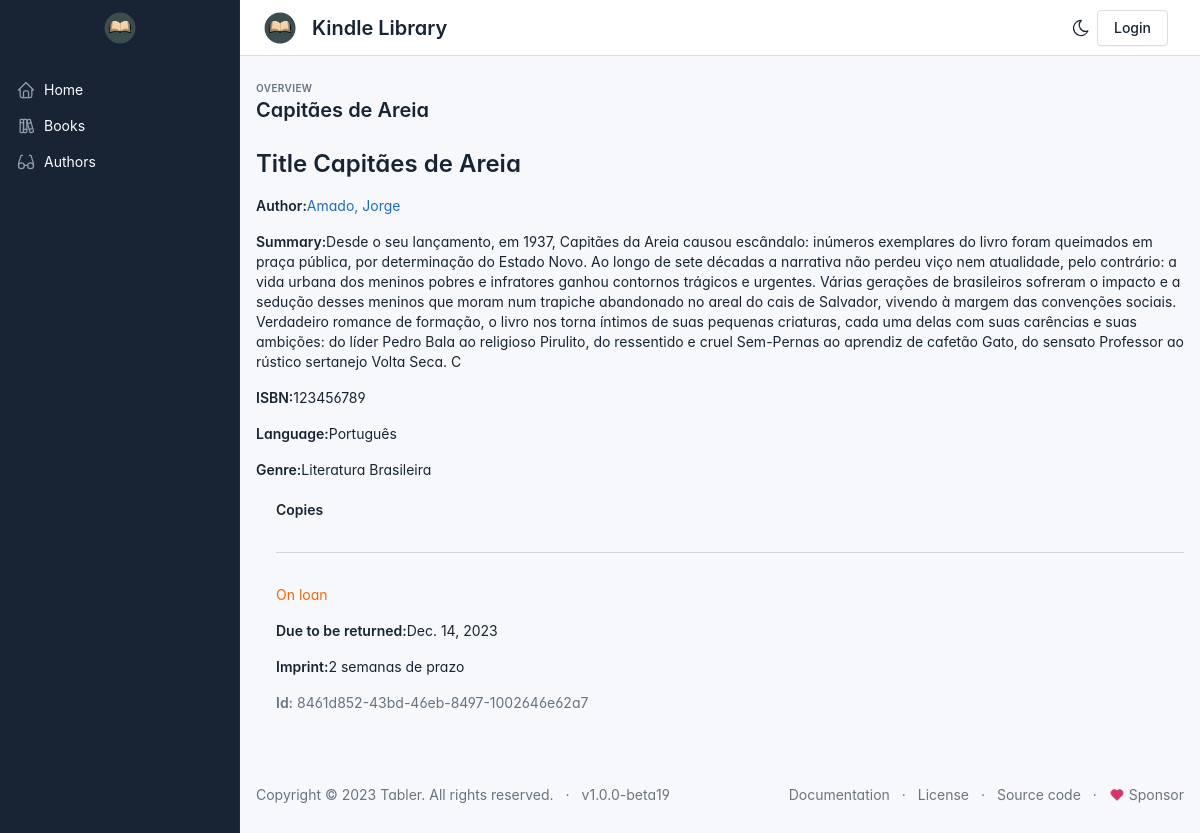
The app's page /catalog/book/8, older data.
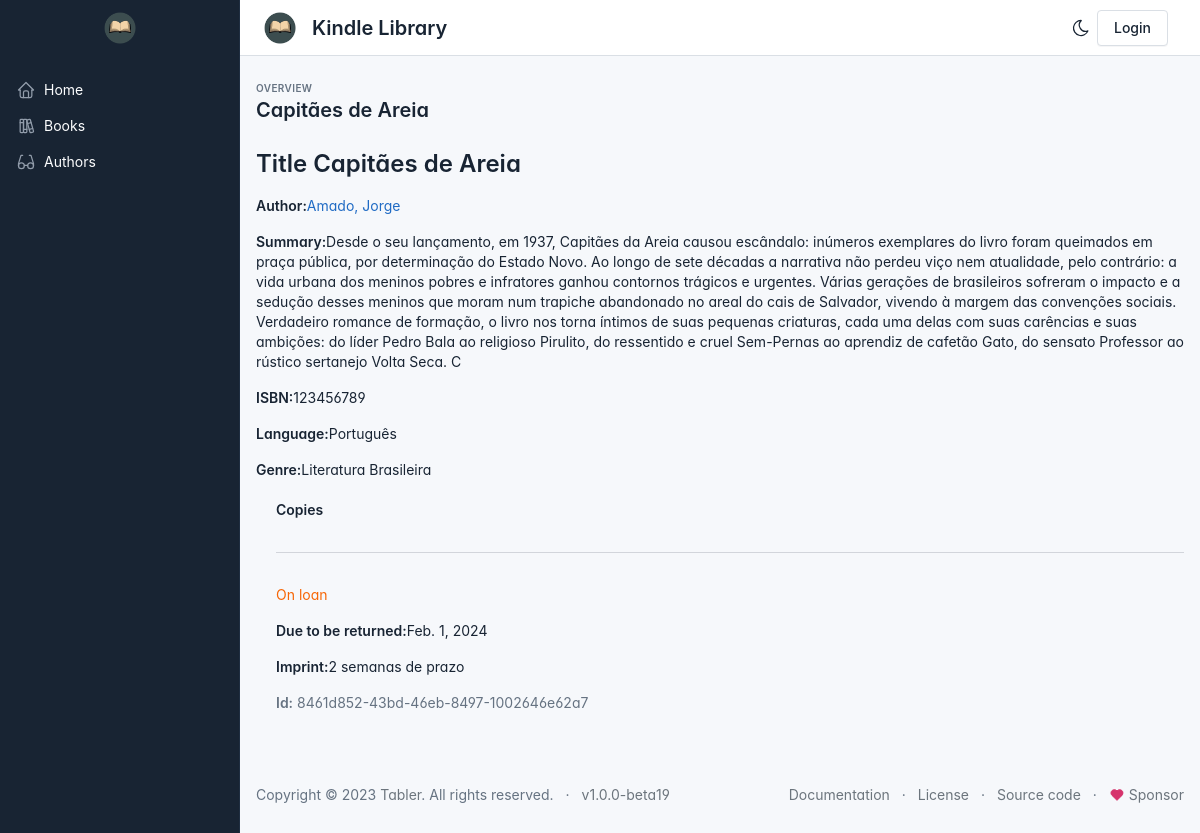
The same page, newer data.
### catalog/models.py (models this page shows, shortened)
class BookInstance(models.Model):
    id = models.UUIDField(primary_key=True, default=uuid.uuid4, help_text='Unique ID for this particular book across whole library')
    book = models.ForeignKey('Book', on_delete=models.RESTRICT,
    null=True)
    imprint = models.CharField(max_length=200)
    due_back = models.DateField(null=True, blank=True)
    borrower = models.ForeignKey(User, on_delete=models.SET_NULL, null=True, blank=True)
    LOAN_STATUS = (
        ('m', 'Maintence'),
        ('o', 'On loan'),
        ('a', 'Avaiable'),
        ('r', 'Reserved'),
    )
    status = models.CharField(
        max_length=1,
        choices=LOAN_STATUS,
        blank=True,
        default='m',
        help_text='Book availability',
    )
    class Meta:
        ordering=['due_back']
        permissions = (("can_mark_returned", "Set book as returned"),)

### catalog/views.py (the view)
# urls.py: re_path(r'^book/(?P<pk>\d+)$', views.BookDetailView.as_view(), name='book-detail'),
class BookDetailView(generic.DetailView):
    model = Book
    template_name = 'catalog/book_detail.html'

### catalog/models.py (called while the page is built)
    def __str__(self):
        return self.name

    def __str__(self):
        return self.name

    def get_absolute_url(self):
        return reverse('authors_detail', args=[str(self.id)])

    def __str__(self):
        return f'{self.last_name}, {self.first_name}'

### catalog/templates/catalog/book_detail.html (shortened to what this page needs)
{% extends "base.html" %}
{% block title %}
    {{ book.title }}
{% endblock %}
{% block content %}
    <h1>Title {{book.title}}</h1>
    <p><strong>Author:</strong><a href="{{ book.author.get_absolute_url }}">{{ book.author }}</a></p>
    <p><strong>Summary:</strong>{{ book.summary }}</p>
    <p><strong>ISBN:</strong>{{ book.isbn }}</p>
    <p><strong>Language:</strong>{{ book.language }}</p>
    <p><strong>Genre:</strong>{{ book.genre.all|join:", " }}</p>
    <div style="margin-left:20px; margin-top:20px">
        <h4>Copies</h4>
        {% if  book.bookinstance_set.all %}
            {% for copy in book.bookinstance_set.all %}
                <hr>
                <p class="{% if copy.status == 'a' %}text-success{% elif copy.status == 'm' %}text-danger{% else %}text-warning{% endif %}">
                    {{ copy.get_status_display }}
                </p>
                {% if copy.status != 'a' %}
                    <p><strong>Due to be returned:</strong>{{ copy.due_back }}</p>
                {% endif %}
                <p><strong>Imprint:</strong>{{ copy.imprint }}</p>
                <p class="text-muted"><strong>Id:</strong> {{ copy.id }} </p>
            {% endfor %}
        {% else %}
        <hr>
        <p>Nenhum status cadastrado para o livro</p>
        {% endif %}
    </div>
{% endblock %}

Row changes from the older to the newer data that the page shows:
changed BookInstance "On loan": due_back "Dec. 14, 2023" → "Feb. 1, 2024"
